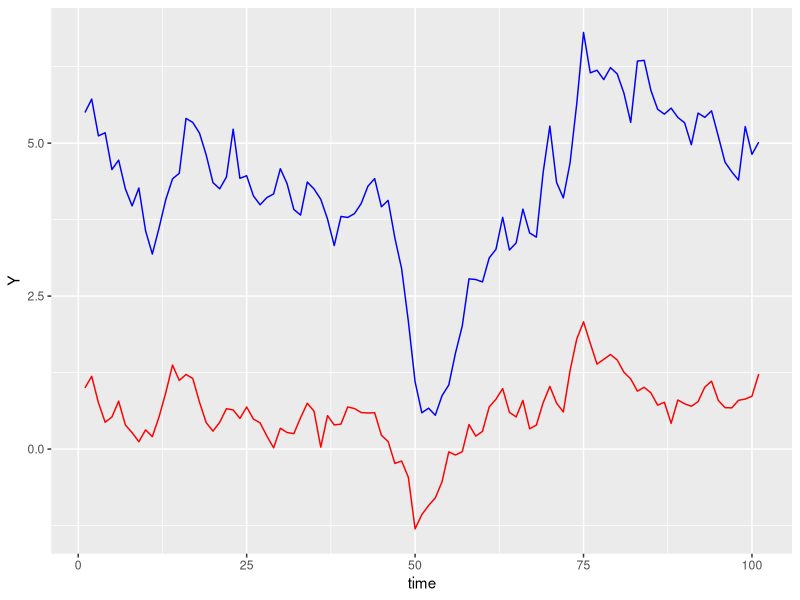
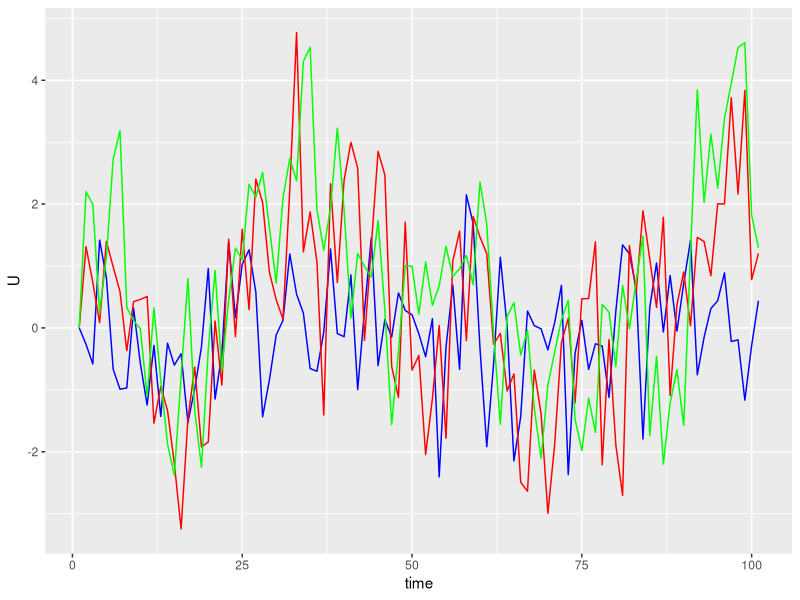
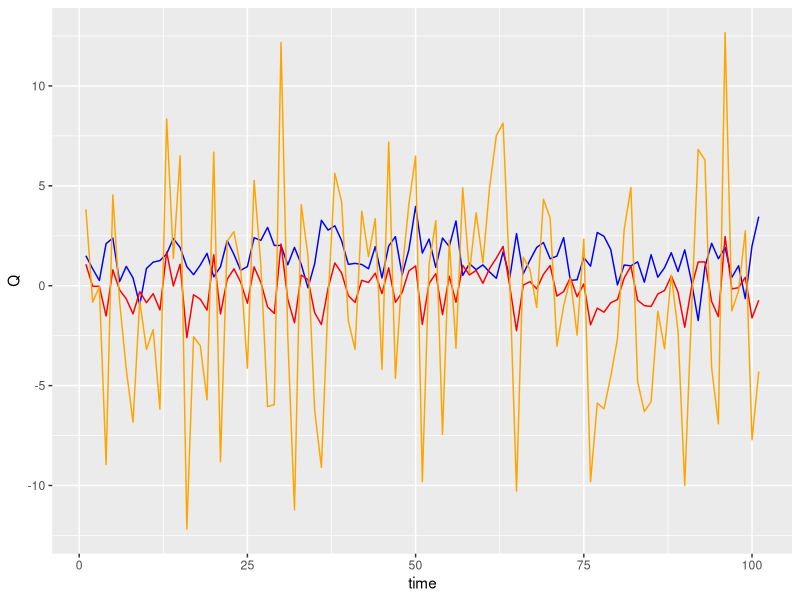

Write the R code that produced these figures, in order. (Note: this script raises an error after producing the figures.)
# generate cointegrated system: Y, Z -> X (vector)
# setup
library(tidyverse)
nobs <- 101 # lose 1 obs
Sigma <- matrix(c(0.2, 0.1, 0.1, 0.1), nrow = 2, ncol = 2) # error matrix
A <- matrix(c(0.8, 0, 0.6, 1), nrow = 2, ncol = 2) # AR matrix
mu <- matrix(c(0.5, 0), nrow = 2, ncol = 1) # intercept
X0 <- matrix(c(5.5, 1), nrow = 2, ncol = 1) # initial values

library(MASS) # normal errors

# generate data
# store output
data_cvar <- matrix(NA, nrow = 2, ncol = nobs)
rownames(data_cvar) <- c("Y", "Z")
# store initial value
data_cvar[, 1] <- X0
# use loop to generate data
set.seed(123)
for (t in 2:nobs) {
  # generate errors
  epsilont <- matrix(mvrnorm(n = 1, mu = c(0, 0), Sigma = Sigma), nrow = 2, ncol = 1)
  # update observations of Y, Z
  data_cvar[, t] <- A %*% data_cvar[, t - 1] + mu + epsilont
}
data_cvar <- as.data.frame(t(data_cvar)) |>
  mutate(time = 1:nobs)

library(ggplot2)
ggplot(data = data_cvar) +
  geom_line(aes(x = time, y = Y), color = "blue") +
  geom_line(aes(x = time, y = Z), color = "red")

# generate system without cycles but lagged relationship
# Wt = 0.5Wt-1 + 0.4Vt + Ut + epsilonWt
# Vt = 0.2Vt-1 + 0.5Wt-1 + 2Ut + epsilonVt
# Ut = 0.4Ut-1 + epsilonUt
B <- matrix(c(1, -2, -1, 0, 1, -0.4, 0, 0, 1), nrow = 3, ncol = 3)
A <- matrix(c(0.4, 0, 0, 0, 0.2, 0, 0, 0.5, 0.5), nrow = 3, ncol = 3)
Phi <- solve(B) %*% A # reduced form matrix
data_uni <- matrix(NA, nrow = 3, ncol = nobs)
rownames(data_uni) <- c("U", "V", "W")
data_uni[, 1] <- c(0, 0, 0) # initial values of zero (LR mean)
for (t in 2:nobs) {
  # generate errors
  epsilont <- matrix(mvrnorm(n = 1, mu = c(0, 0, 0), Sigma = diag(3)), nrow = 3, ncol = 1)
  # update observations of U, V, T
  data_uni[, t] <- Phi %*% data_uni[, t - 1] + epsilont
}
data_uni <- as.data.frame(t(data_uni)) |>
  mutate(time = 1:nobs)
library(ggplot2)
ggplot(data = data_uni) +
  geom_line(aes(x = time, y = U), color = "blue") +
  geom_line(aes(x = time, y = V), color = "red") +
  geom_line(aes(x = time, y = W), color = "green")

# generate (i) pure AR process (unconnected to rest) and (ii) process with purely exogenous regressor
data_ar <- matrix(NA, nrow = 1, ncol = nobs)
rownames(data_ar) <- "Q"
data_ar[, 1] <- 1.5
for (t in 2:nobs) {
  # update observation Q
  data_ar[, t] <- 1 + 0.3 * data_ar[, t - 1] + rnorm(1)
}
data_other <- data.frame(
  Q = t(data_ar),
  R = rnorm(nobs)
) |>
  mutate(
    S = 5 * R + rnorm(nobs),
    time = 1:nobs
  )
ggplot(data = data_other) +
  geom_line(aes(x = time, y = Q), color = "blue") +
  geom_line(aes(x = time, y = R), color = "red") +
  geom_line(aes(x = time, y = S), color = "orange")

# save data
library(tidyverse)
data_cvar |>
  dplyr::select(Y, Z) |>
  bind_cols(data_uni |> dplyr::select(U, V, W)) |>
  bind_cols(data_other |> dplyr::select(Q, R, S)) |>
  # generate a variable based on variables from both CVAR and stationary system: Mt = 0.1Yt-1 + 0.1Ut-1
  mutate(error = rnorm(nobs)) |>
  mutate(M = 0.1 * lag(Y) + 0.1 * lag(U) + error) |>
  dplyr::select(-error) |>
  drop_na() |>
  mutate(time = seq.Date(from = "1900-01-01", by = "quarter", length.out = nobs - 1)) |>
  saveRDS(file = "./mwe/artificial_data.rds")

data_cvar |>
  dplyr::select(Y, Z) |>
  bind_cols(data_uni |> dplyr::select(U, V, W)) |>
  bind_cols(data_other |> dplyr::select(Q, R, S)) |>
  # generate a variable based on variables from both CVAR and stationary system: Mt = 0.1Yt-1 + 0.1Ut-1
  mutate(error = rnorm(nobs)) |>
  mutate(M = 0.1 * lag(Y) + 0.1 * lag(U) + error) |>
  dplyr::select(-error) |>
  drop_na() |>
  mutate(
    A = rnorm(nobs - 1),
    B = rnorm(nobs - 1)
  ) %>%
  mutate(time = seq.Date(from = as.Date("1900-01-01"), by = "quarter", length.out = nobs - 1)) %>%
  pivot_longer(cols = 1:11, names_to = "na_item", values_to = "values") %>%
  dplyr::mutate(geo = "DE") %>%
  saveRDS(file = "./tests/testthat/testdata/cvar/artificial_cvar_data.rds")
